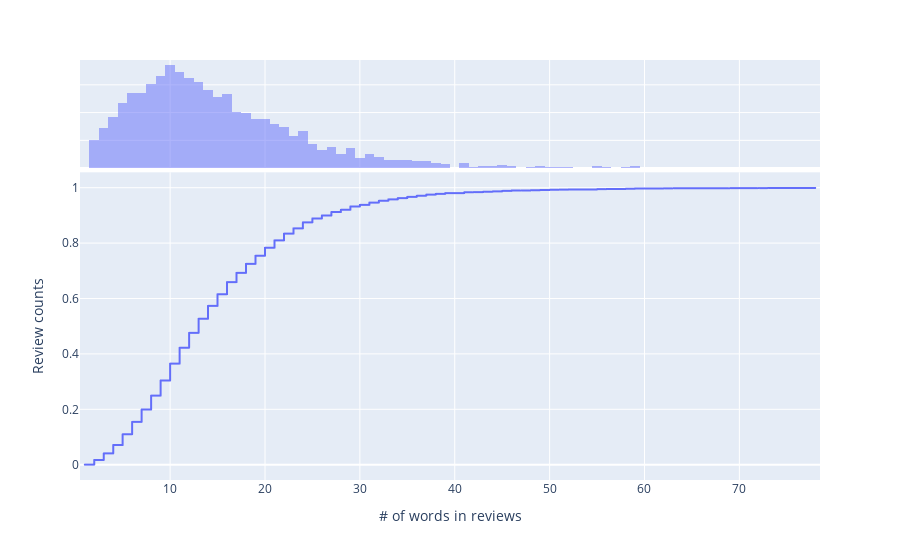

Write notebook code for a chart like this one.
### Markdown cell above
# 4. Reviews' length

### Code cell
reviews = df['text'].unique()
review_length = [len(x.split()) for x in reviews]

fig = px.ecdf(review_length, marginal="histogram")
fig. update_layout(showlegend=False,
                   xaxis_title="# of words in reviews",
                   yaxis_title="Review counts")
fig.show()

### Figure 1 — Plotly figure (JSON) as saved in the notebook; plotly's stock layout.template omitted (floating-point values rounded to 4 significant figures; data arrays with more than 128 entries replaced by an {"elided": "..."} marker saying what was removed)
{"data": [{"hovertemplate": "variable=0<br>value=%{x}<br>probability=%{y}<extra></extra>", "legendgroup": "0", "line": {"dash": "solid", "shape": "hv"}, "marker": {"color": "#636efa", "symbol": "circle"}, "mode": "lines", "name": "0", "showlegend": true, "type": "scattergl", "x": {"elided": "3036 int values"}, "xaxis": "x", "y": {"elided": "3036 float values"}, "yaxis": "y"}, {"alignmentgroup": "True", "bingroup": "x", "hovertemplate": "variable=0<br>value=%{x}<br>count=%{y}<extra></extra>", "legendgroup": "0", "marker": {"color": "#636efa"}, "name": "0", "offsetgroup": "0", "opacity": 0.5, "showlegend": false, "type": "histogram", "x": {"elided": "3036 int values"}, "xaxis": "x2", "yaxis": "y2"}], "layout": {"barmode": "overlay", "legend": {"title": {"text": "variable"}, "tracegroupgap": 0}, "margin": {"t": 60}, "showlegend": false, "xaxis": {"anchor": "y", "domain": [0, 1], "title": {"text": "# of words in reviews"}}, "xaxis2": {"anchor": "y2", "domain": [0, 1], "matches": "x", "showgrid": true, "showticklabels": false}, "yaxis": {"anchor": "x", "domain": [0, 0.7326], "title": {"text": "Review counts"}}, "yaxis2": {"anchor": "x2", "domain": [0.7426, 1], "matches": "y2", "showgrid": true, "showline": false, "showticklabels": false, "ticks": ""}}}
